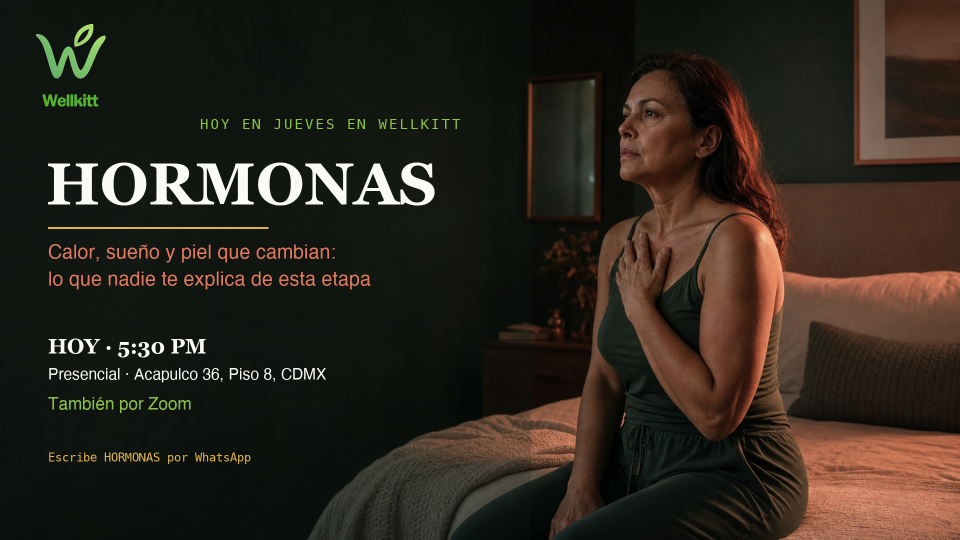
#> input picture 04_Canales/Wellikiit/invitacion-hoy-jueves-wellkitt-hormonas-16x9.png, 1920 x 1080 px, given in place of sofoco-nocturno.png, which was not available (shown at 1/2 size)
$ python crear_invitacion_hormonas_whatsapp_v2.py
#> lines starting #> are read from the running program, lines starting #| are printed output that depends on the picture; pictures that were not available may be replaced by others from this repository, and a replacement may not be noted
from pathlib import Path
from PIL import Image, ImageDraw, ImageFont, ImageOps

ROOT = Path('/Users/miguelojedarios/cursos-timeline')
SOURCE = Path('/Users/miguelojedarios/centrobioenergetica-videos/public/images/hormonas/sofoco-nocturno.png')
LOGO = Path('/Users/miguelojedarios/Notebooklm/logo wellkitt.png')
OUT = ROOT / '04_Canales/Wellikiit/invitacion-hoy-jueves-wellkitt-hormonas-whatsapp-status-v2.png'
W, H = 1080, 1920
FOREST = '#0E1F16'
CREAM = '#FAFAF7'
MUTED = '#9DB0A4'
LIME = '#8BC34A'
GOLD = '#E0B24C'
CORAL = '#E07A5F'
SERIF = '/System/Library/Fonts/Supplemental/Georgia Bold.ttf'
SANS = '/System/Library/Fonts/Helvetica.ttc'
MONO = '/System/Library/Fonts/Menlo.ttc'

def ft(path, size):
    return ImageFont.truetype(path, size)

def tracking(draw, x, y, text, font, fill, spacing=3):
    widths = [draw.textlength(char, font=font) for char in text]
    for char, width in zip(text, widths):
        draw.text((x, y), char, font=font, fill=fill, anchor='la')
        x += width + spacing

canvas = Image.new('RGB', (W, H), FOREST).convert('RGBA')
hero = ImageOps.fit(Image.open(SOURCE).convert('RGB'), (W, 820), centering=(0.67, 0.46), method=Image.Resampling.LANCZOS).convert('RGBA')
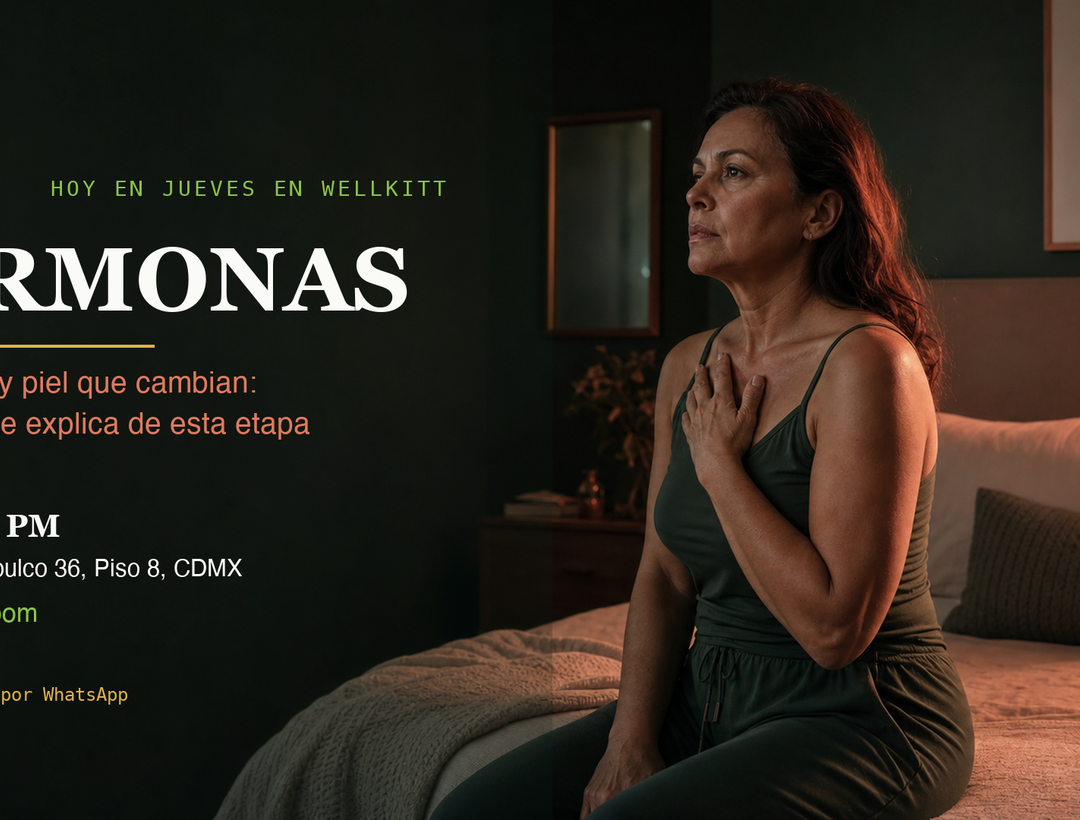
#> hero: PIL image 1080x820 RGBA; mean R, G, B, A 43.3, 36.2, 27.7, 255
canvas.alpha_composite(hero, (0, 0))
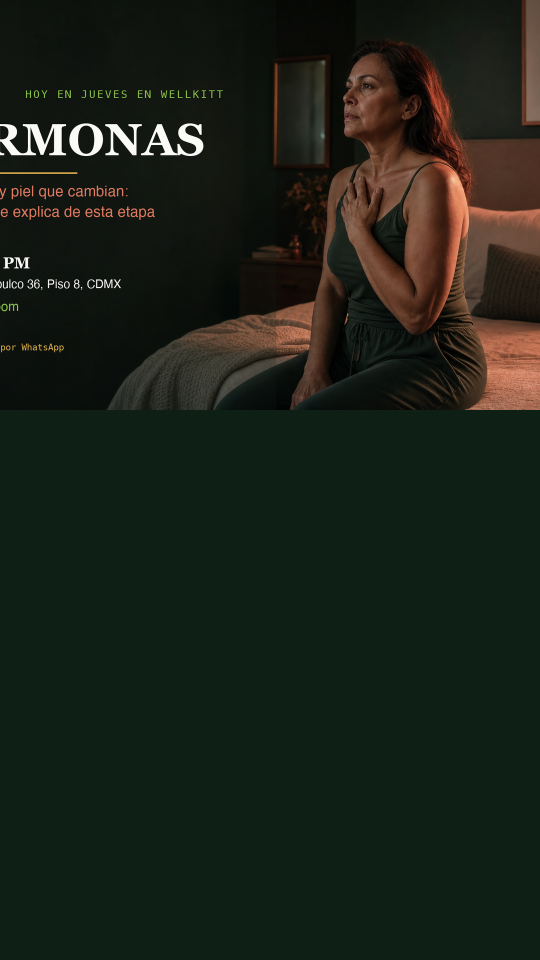
#> canvas: PIL image 1080x1920 RGBA (shown at 1/2 size); mean R, G, B, A 26.5, 33.2, 24.4, 255

# Dark panel overlaps the hero and carries the copy.
panel = Image.new('RGBA', (W, 1270), (0, 0, 0, 0))
#> panel: PIL image 1080x1270 RGBA; every value is 0
pd = ImageDraw.Draw(panel, 'RGBA')
pd.rectangle((0, 120, W, 1270), fill=(14, 31, 22, 255))
for y in range(120):
    pd.line((0, y, W, y), fill=(14, 31, 22, int(245 * y / 120)))
canvas.alpha_composite(panel, (0, 650))
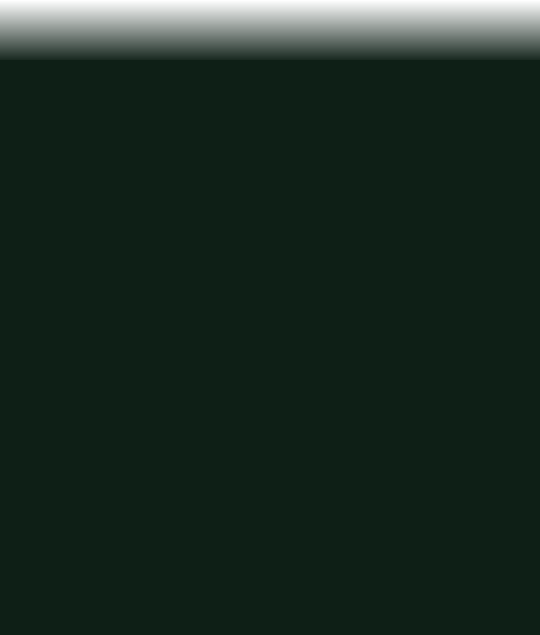
#> panel: PIL image 1080x1270 RGBA (shown at 1/2 size); mean R, G, B, A 14, 31, 22, 242.3; transparent parts drawn white
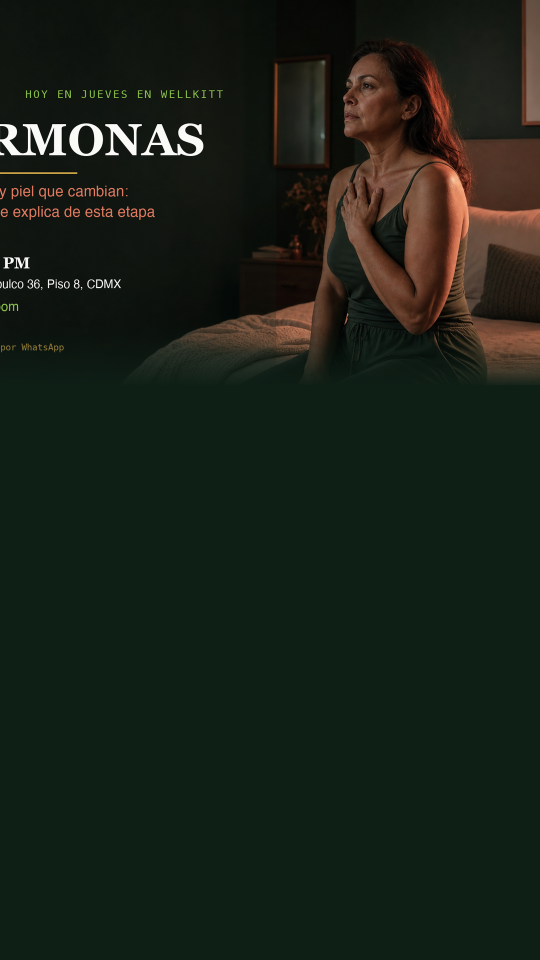
#> canvas: PIL image 1080x1920 RGBA (shown at 1/2 size); mean R, G, B, A 24.8, 32.8, 24, 255
draw = ImageDraw.Draw(canvas, 'RGBA')

# Supplied logo, cleaned from its white background.
logo = Image.open(LOGO).convert('RGBA')
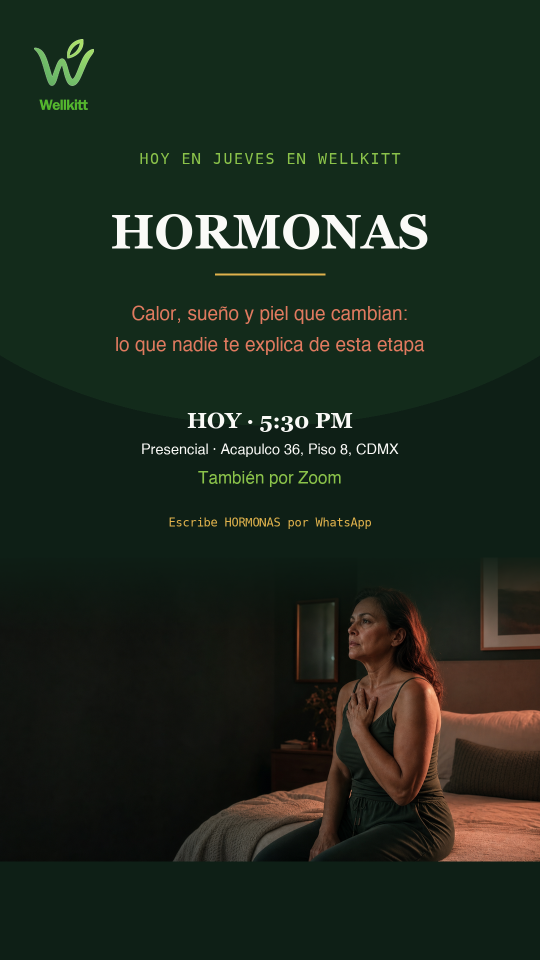
#> input picture 04_Canales/Wellikiit/invitacion-hoy-jueves-wellkitt-hormonas-whatsapp-status.png, 1080 x 1920 px, given in place of logo wellkitt.png, which was not available (shown at 1/2 size)
lp = logo.load()
for y in range(logo.height):
    for x in range(logo.width):
        r, g, b, a = lp[x, y]
        if r > 242 and g > 242 and b > 242:
            lp[x, y] = (r, g, b, 0)
logo = logo.crop(logo.getbbox())
logo.thumbnail((100, 112), Image.Resampling.LANCZOS)
#> logo: PIL image 63x112 RGBA
canvas.alpha_composite(logo, (68, 710))

# Copy hierarchy and safe lower margin for WhatsApp UI.
tracking(draw, 70, 850, 'HOY · JUEVES EN WELLKITT', ft(MONO, 20), LIME, spacing=2)
draw.text((68, 902), 'HORMONAS', font=ft(SERIF, 84), fill=CREAM)
draw.line((70, 1018, 290, 1018), fill=GOLD, width=4)
draw.text((70, 1055), 'Calor, sueño y piel que cambian:', font=ft(SANS, 32), fill=CORAL)
draw.text((70, 1101), 'lo que nadie te explica de esta etapa', font=ft(SANS, 32), fill=CORAL)
draw.text((70, 1215), 'HOY · 5:30 PM', font=ft(SERIF, 39), fill=CREAM)
draw.text((70, 1280), 'Acapulco 36 · Piso 8 · CDMX', font=ft(SANS, 29), fill=CREAM)
draw.text((70, 1334), 'Presencial  +  También por Zoom', font=ft(SANS, 29), fill=LIME)

# A compact gold-framed response cue keeps the action legible at a glance.
draw.rounded_rectangle((68, 1435, 760, 1542), radius=12, outline=GOLD, width=2, fill=(14, 31, 22, 190))
draw.text((94, 1465), 'Escribe HORMONAS por WhatsApp', font=ft(MONO, 22), fill=GOLD)

canvas.convert('RGB').save(OUT, format='PNG', optimize=True)
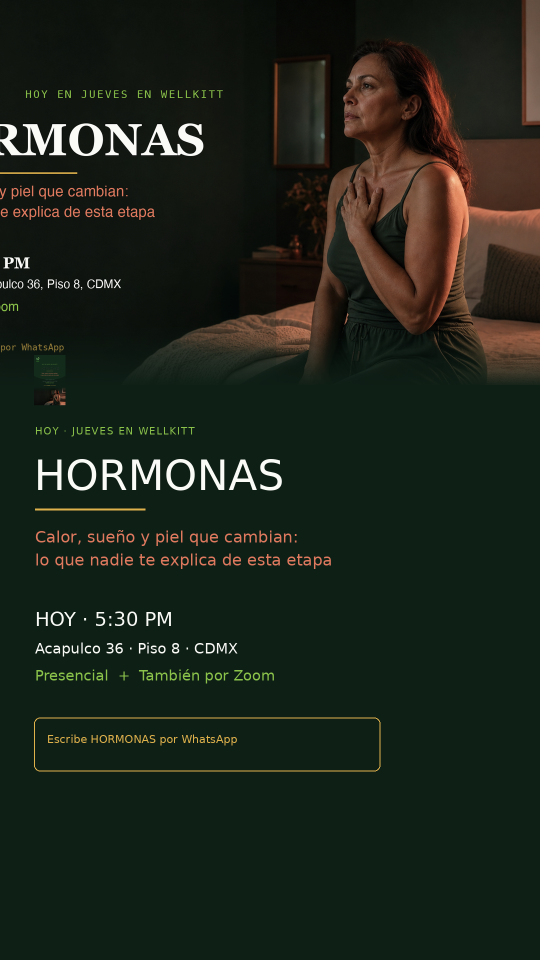
#> saved as invitacion-hoy-jueves-wellkitt-hormonas-whatsapp-status-v2.png: PIL image 1080x1920 RGB (shown at 1/2 size); mean R, G, B 28.1, 35.5, 26.1
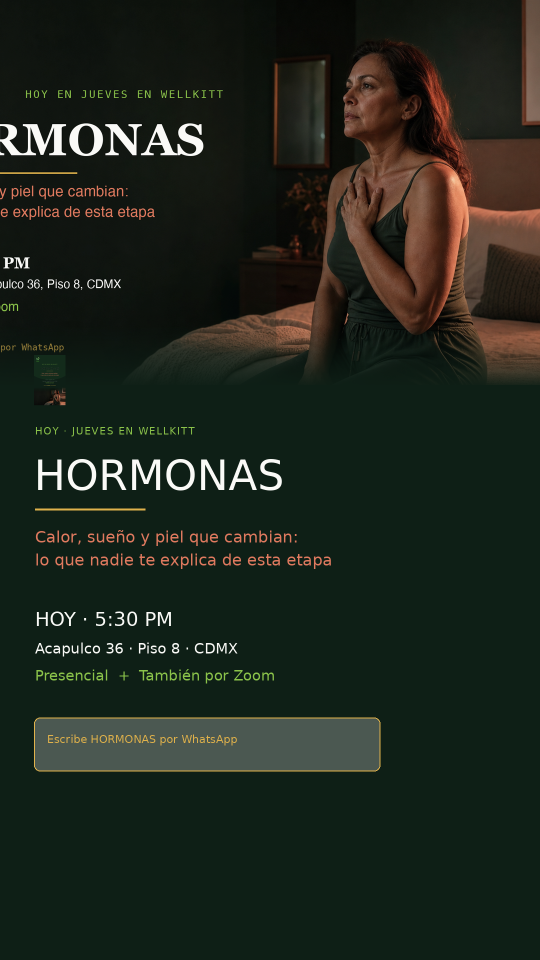
#> canvas: PIL image 1080x1920 RGBA (shown at 1/2 size); mean R, G, B, A 28.1, 35.5, 26.1, 252.8; transparent parts drawn white
print(OUT)
